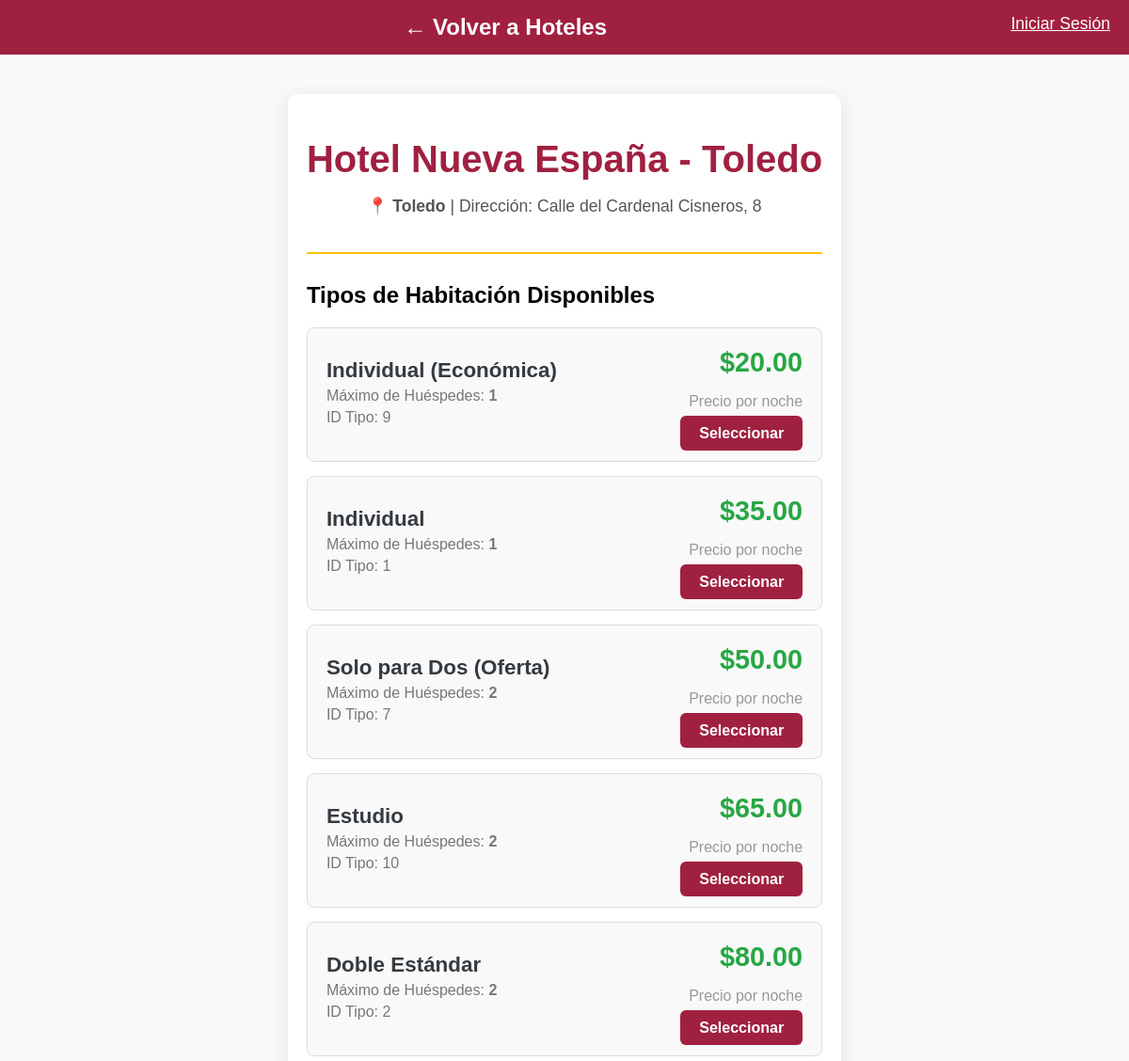
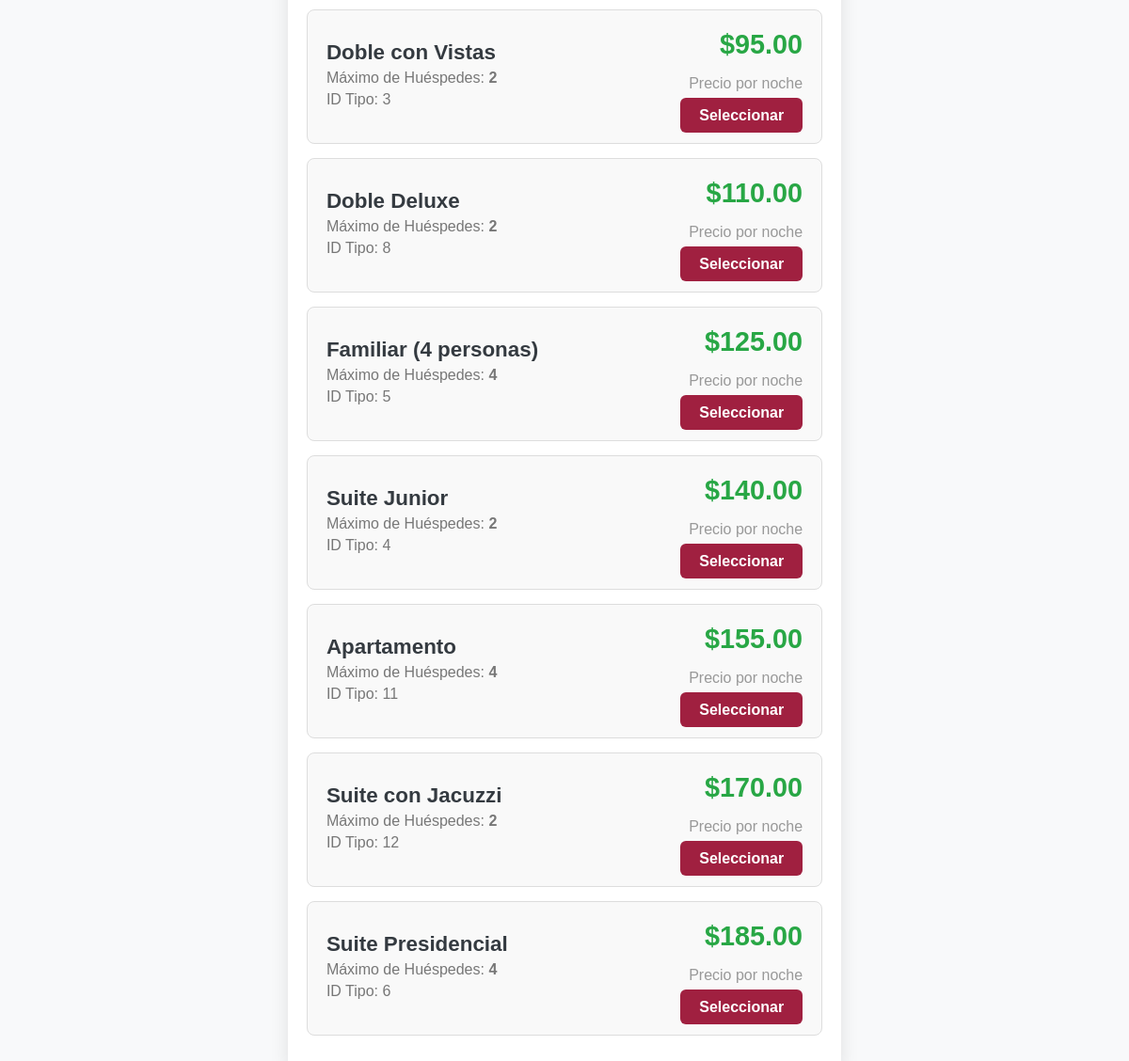
Page /hotel.php?hotel_id=3 on the committed database (2 pictures, top to bottom).
### tables this page shows
CREATE TABLE Hotels (
    Id INT PRIMARY KEY AUTO_INCREMENT,
    Name VARCHAR(255),
    City VARCHAR(100),
    Address VARCHAR(255)
);

CREATE TABLE RoomType (
    Id INT PRIMARY KEY AUTO_INCREMENT,
    Name VARCHAR(100),
    Guests INT,
    CostPerNight DECIMAL(10, 2)
);

### hotel.php (the view, shortened to what this page needs)
<?php
include('conexion.php');
$hotel_id = isset($_GET['hotel_id']) ? (int)$_GET['hotel_id'] : 0;
$tarifasBase = [
    'Toledo' => 20,
    'Valencia' => 30,
    'Santander' => 25
];
$incrementoPorCiudad = [
    'Toledo' => 15,
    'Valencia' => 12,
    'Santander' => 10
];
function obtenerDetallesHotel($conn, $id) {
    $sql = "SELECT Id, Name, City, Address FROM Hotels WHERE Id = ?";
    $stmt = $conn->prepare($sql);
    $stmt->bind_param("i", $id);
    $stmt->execute();
    $resultado = $stmt->get_result();
    return $resultado->fetch_assoc();
}
function obtenerTiposHabitacion($conn) {
    $sql = "SELECT Id, Name, Guests FROM RoomType ORDER BY CostPerNight ASC";
    $resultado = $conn->query($sql);
    return $resultado->fetch_all(MYSQLI_ASSOC);
}
$hotel = obtenerDetallesHotel($conn, $hotel_id);
$tiposHabitacion = obtenerTiposHabitacion($conn);
$ciudad = $hotel['City'];
$precioBase = $tarifasBase[$ciudad] ?? 50;
$incremento = $incrementoPorCiudad[$ciudad] ?? 15;
$habitacionesDisponibles = [];
$contador = 0;
foreach ($tiposHabitacion as $tipo) {
    $precioCalculado = $precioBase + ($contador * $incremento);
    $tipo['PrecioNoche'] = number_format($precioCalculado, 2, '.', '');
    $habitacionesDisponibles[] = $tipo;
    $contador++;
}
$is_logged_in = isset($_SESSION['user_id']);
$user_name = $is_logged_in ? htmlspecialchars($_SESSION['user_name']) : '';
?>
<!DOCTYPE html>
<html lang="es">
<head>
    <link rel="stylesheet" href="styleCarlos.css">
</head>
<body>
    <nav style="background:#a02040; color:white; padding:15px; text-align:center; position:fixed; top:0; width:100%; z-index:1000;">
        <a href="index.php" style="color:white; text-decoration:none; font-size:1.5em; font-weight:bold;">← Volver a Hoteles</a>
        <span style="float:right; margin-right: 20px; font-size:1.1em;">
            <?php echo $is_logged_in ? "Bienvenido, " . $user_name : '<a href="login.php" style="color:white;">Iniciar Sesión</a>'; ?>
        </span>
    </nav>
    <div class="container">
        <div class="hotel-header">
            <h1><?php echo htmlspecialchars($hotel['Name']); ?></h1>
            <p class="hotel-info">📍 <strong><?php echo htmlspecialchars($ciudad); ?></strong> | Dirección: <?php echo htmlspecialchars($hotel['Address']); ?></p>
        </div>
        <h2>Tipos de Habitación Disponibles</h2>
        <ul class="room-listing">
            <?php foreach ($habitacionesDisponibles as $room): ?>
            <li class="room-card">
                <div class="room-details">
                    <h3><?php echo htmlspecialchars($room['Name']); ?></h3>
                    <p>Máximo de Huéspedes: <strong><?php echo htmlspecialchars($room['Guests']); ?></strong></p>
                    <p>ID Tipo: <?php echo htmlspecialchars($room['Id']); ?></p>
                </div>
                <div class="room-price">
                    <strong>$<?php echo htmlspecialchars($room['PrecioNoche']); ?></strong>
                    <p style="color: #999;">Precio por noche</p>
                    <a href="reserva_proceso.php?hotel_id=<?php echo $hotel['Id']; ?>&room_type_id=<?php echo $room['Id']; ?>" class="btn-select">
                        Seleccionar
                    </a>
                </div>
            </li>
            <?php endforeach; ?>
        </ul>
    </div>
</body>
</html>

### styleCarlos.css (style rules this page uses)
body { font-family: Arial, sans-serif; background: #f4f4f4; display: flex; align-items: center; justify-content: center; min-height: 100vh; margin: 0; }

### hotel.php (style rules this page uses)
:root { --color-primary: #a02040; --color-secondary: #ffc107; --color-dark: #343a40; --color-light: #f8f9fa; }
body { background-color: var(--color-light); font-family: Arial, sans-serif; margin: 0; }
.container { max-width: 1000px; margin: 100px auto 50px auto; padding: 20px; background: #fff; border-radius: 10px; box-shadow: 0 4px 20px rgba(0,0,0,0.1); }
.hotel-header { text-align: center; padding-bottom: 20px; border-bottom: 2px solid var(--color-secondary); margin-bottom: 30px; }
.hotel-header h1 { color: var(--color-primary); font-size: 2.5em; margin-bottom: 5px; }
.hotel-info { color: #555; font-size: 1.1em; }
.room-listing { list-style: none; padding: 0; }
.room-card { display: flex; justify-content: space-between; align-items: center; background: #f9f9f9; border: 1px solid #ddd; padding: 20px; margin-bottom: 15px; border-radius: 8px; transition: box-shadow 0.3s; }
.room-details h3 { margin: 0 0 5px 0; color: var(--color-dark); font-size: 1.4em; }
.room-details p { margin: 5px 0; color: #777; }
.room-price { text-align: right; }
.room-price strong { display: block; font-size: 1.8em; color: #28a745; margin-bottom: 10px; }
.btn-select { background-color: var(--color-primary); color: white; padding: 10px 20px; border-radius: 6px; text-decoration: none; font-weight: bold; transition: background-color 0.2s; }

### rows in the picture
hotels: Name "Hotel Nueva España - Toledo", City "Toledo", Address "Calle del Cardenal Cisneros, 8"
roomtype: Name "Individual (Económica)", Guests "1", Id "9", PrecioNoche "20.00"
roomtype: Name "Individual", Guests "1", Id "1", PrecioNoche "35.00"
roomtype: Name "Solo para Dos (Oferta)", Guests "2", Id "7", PrecioNoche "50.00"
roomtype: Name "Estudio", Guests "2", Id "10", PrecioNoche "65.00"
roomtype: Name "Doble Estándar", Guests "2", Id "2", PrecioNoche "80.00"
roomtype: Name "Doble con Vistas", Guests "2", Id "3", PrecioNoche "95.00"
roomtype: Name "Doble Deluxe", Guests "2", Id "8", PrecioNoche "110.00"
roomtype: Name "Familiar (4 personas)", Guests "4", Id "5", PrecioNoche "125.00"
roomtype: Name "Suite Junior", Guests "2", Id "4", PrecioNoche "140.00"
roomtype: Name "Apartamento", Guests "4", Id "11", PrecioNoche "155.00"
roomtype: Name "Suite con Jacuzzi", Guests "2", Id "12", PrecioNoche "170.00"
roomtype: Name "Suite Presidencial", Guests "4", Id "6", PrecioNoche "185.00"
